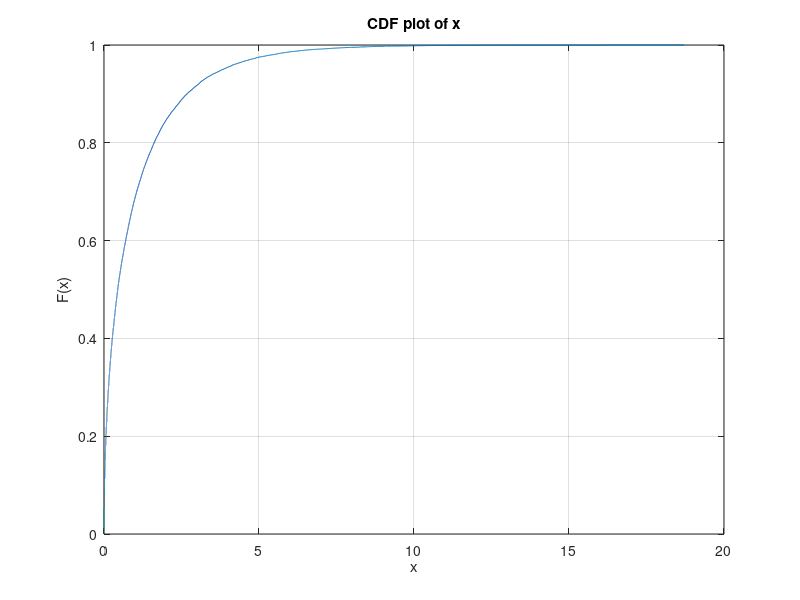

This figure's MATLAB source: (Note: this script raises an error after producing the figure.)
%%
% 17.8 will use a small subset of gaussian samples, transform to chi
% square the distances and make new N(0,1) samples.
%
% 13.8 draft. still does not work well
% 10.8 test for non Gaussian data

clc; clear; close all;
rng('default');

%%
mu = 0; sigma = 1; 
omega = 0.1; 
beta = 2*sigma^2/omega^2;

% Generate N points from some distribution (here, this is a gaussian
% mixture)
N = 1001;
mu1 = 1; sigma1 = omega; 
mu2 = 3; sigma2 = omega;
x_orig = [mu1 + sigma1*randn(floor(N/2),1); mu2 + sigma2*randn(ceil(N/2),1) ]; 

% first 500 points are nodes close to the point mu1. last 500 points are
% nodes close to mu2.
% also note that sigma1=sigma2=omega, since I want the Gaussian kernel to
% reflect correctly the closeness of points on the original manifold
used_ind = 1:250;
v = x_orig(used_ind, :);

d = pdist(v, 'euclidean');
z = d.^2/(2*omega^2); % normalized squared distances. Should be distributed as chi-square, since here, the nodes are Gaussian points in R
figure(1); clf;
h = cdfplot(z); hold on;
k = size(v,2);
plot(z, cdf('Chisquare', z, k), '.');
legend('z estimated CDF', 'Chi squared CDF');
h.LineStyle = ':';
h.Marker = 's';
title('CDF of squared distances on original manifold');

%%
% In the general case, the squared distances on the original manifold are
% not chi-square distributed.
% Transform squared distances to chi-squared distribution using the inverse
% probability integral transform:

f = h.YData'; %CDF estimated values
ind = f > 0.01 & f < 0.99;
f = f(ind);
pos = h.XData';
pos = pos(ind);
pos_tilde = icdf('Chisquare', f, k); %G^{-1} mapping

% Model G^{-1}(F) which maps original squared distances to new squared
% distances
PolyOrder = 5;
A = ModelPolyMatrix(pos, PolyOrder);
c_hat = lsqnonneg(A, pos_tilde(:)); % to assure monotone solution restricting to non negative coefs

figure(2); clf;
plot(A*c_hat, '.');
xlabel('z');
ylabel('tilde z');
grid;

%% Use this model to obtain square distances on the new manifold:
B = ModelPolyMatrix(d(:).^2, PolyOrder);
z_tilde=B*c_hat;
d_tilde = sqrt(z_tilde);

[Y, lam] = cmdscale(d_tilde',15);
v_tilde = Y(:,1);
figure(3); clf;
subplot(211); plot(v, v_tilde, 'x'); xlabel('v'); ylabel('tilde v'); title('mapping from original nodes positions to new nodes positions');
subplot(212); plot(d, d_tilde, 'x', sort(d), sort(d), 'k.-'); 
xlabel('d'); ylabel('tilde d'); title('mapping from the original distances to new distances');

%% define mapping from w to tilde_w:
w_vec = exp(-z(:));
w_tilde_vec = exp(-z_tilde);
C = ModelPolyMatrix(w_vec(:), PolyOrder);
q = pinv(C'*C)*(C'*w_tilde_vec);

figure(4); clf;
hold on; plot(w_vec, w_tilde_vec, '.', 'DisplayName', 'tilde w');
plot(w_vec, C*q, 'o', 'DisplayName', 'model');
xlabel('w');
legend();
% unfortunatelly this is not the mapping in the spectrum domain. We need to
% think how to compute that.

%% show numerical eigenvectors of the full set and analytical eigefunctions:
all_ind = 1:500; %use first cluster
z_all = abs((x_orig(all_ind,:)-x_orig(all_ind,:)').^2)/(2*omega^2);
W=exp(-z_all);
M = 5;
[V, La] = eigs(W,M);
figure(5); clf;
subplot(311); plot(x_orig(all_ind,1),V,'.'); title('numerical');

% calc analytical expressions (only on the first 250 entries here)
[Phi_a, lambda_a] = CalcAnalytical(v_tilde, mu, sigma, omega);
p_of_x = normpdf(v_tilde, mu, omega);
R = Phi_a'*Phi_a,
% normalization issue...
[rV, rLa] = eig(R); minusSqrtR=rV*diag(1./sqrt(diag(rLa)));
% orthogonalize:
nPhi_a = Phi_a*minusSqrtR; % normalized phi analytic
nPhi_a'*nPhi_a,
subplot(312), plot(v_tilde, Phi_a, '.'); title('analytical')

% numeric on the new manifold:
W_tilde=exp(-abs((v_tilde-v_tilde').^2)/(2*omega^2));
[tV, tLa] = eigs(W_tilde,M);
subplot(313); plot(v_tilde, tV, '.'); title('numerical on the new manifold')


%% make a noisy graph signal
f=V*randn(M,1); % Assume that the signal lies exactly in the lower numerical eigenspace
noisy_f = f+ 0.1*randn(size(f));
% now we will remove the noise by projecting onto the lower eigenspace:
% first use the original eigenvectors:
noisy_f_transform = V'*noisy_f;
f_cleaned = V*noisy_f_transform;

figure(6); clf;
h=plot(x_orig(all_ind,1),f,'*',x_orig(all_ind), noisy_f, 'x', x_orig(all_ind), f_cleaned, 's', 'MarkerSize', 3);
xlabel('node v_i pos'); 
legend('original graph signal', 'measured noisy version', 'cleaned using full numerical eigenspace');
h(1).MarkerSize=7;

% clean using the new eigenvectors
f_cleaned2 = tV*(tV'*noisy_f(1:250));
hold on;
plot(x_orig(1:250), f_cleaned2, '.', 'DisplayName', 'cleaned by projecting onto W-tilde numerical and whitened vectors'); legend;

function A = ModelPolyMatrix(pos, PolyOrder)
A = zeros(length(pos), PolyOrder+1);
for n=0:PolyOrder
    A(:,n+1)=pos.^n;
end
end

function [Phi_a, lambda_a] = CalcAnalytical(x,mu,sigma,omega)
if nargin<4 || isempty(omega)
    omega = 1;
end
if nargin<3 || isempty(sigma)
    sigma = 1;
end
N = length(x);
beta = 2*sigma^2/omega^2;
hermite_arg = (1/4 + beta/2)^(1/4)*(x-mu)/sigma;
M = 5;
Hm = zeros(N,M);
Phi_a = zeros(N,M);
lambda_a = zeros(M,1);
exp_term = exp( -((x-mu).^2/(2*sigma^2)) * ((sqrt(1+2*beta)-1)/2) );
for m=0:M-1
    Hm(:,m+1) = hermiteH(m, hermite_arg);
    normFactor = (1+2*beta)^(1/8)/sqrt(2^m*factorial(m));
    Phi_a(:,m+1) = normFactor * exp_term .* Hm(:,m+1);
    lambda_a = sqrt(2/(1+beta+sqrt(1+2*beta))) * (beta/(1+beta+sqrt(1+2*beta)))^m;
end
end
